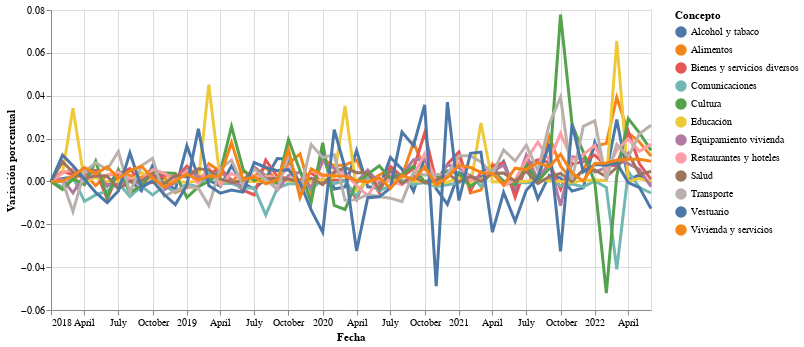

Source (notebook cell):
### Code cell
highlight = alt.selection(type='single', on='mouseover',
                          fields=['Concepto'], nearest=True)

base = alt.Chart(Apertura).encode(
    x='Fecha:T',
    y='Variación porcentual:Q',
    color='Concepto:N'
)

points = base.mark_circle().encode(
    opacity=alt.value(0)
).add_selection(
    highlight
).properties(
    width=600
)

lines = base.mark_line().encode(
    size=alt.condition(~highlight, alt.value(1), alt.value(3))
)

points + lines

### Figure 1 — Vega-Lite specification as saved in the notebook (floating-point values rounded to 4 significant figures; data arrays with more than 128 entries replaced by an {"elided": "..."} marker saying what was removed)
{"config": {"view": {"continuousWidth": 400, "continuousHeight": 300}}, "layer": [{"mark": "circle", "encoding": {"color": {"field": "Concepto", "type": "nominal"}, "opacity": {"value": 0}, "x": {"field": "Fecha", "type": "temporal"}, "y": {"field": "Variación porcentual", "type": "quantitative"}}, "selection": {"selector005": {"type": "single", "on": "mouseover", "fields": ["Concepto"], "nearest": true}}, "width": 600}, {"mark": "line", "encoding": {"color": {"field": "Concepto", "type": "nominal"}, "size": {"condition": {"value": 1, "selection": {"not": "selector005"}}, "value": 3}, "x": {"field": "Fecha", "type": "temporal"}, "y": {"field": "Variación porcentual", "type": "quantitative"}}}], "data": {"name": "data-e5c6ac3bbd04af64eb6905b9e251c8ee"}, "$schema": "https://vega.github.io/schema/vega-lite/v4.17.0.json", "datasets": {"data-e5c6ac3bbd04af64eb6905b9e251c8ee": {"elided": "648 records"}}}
